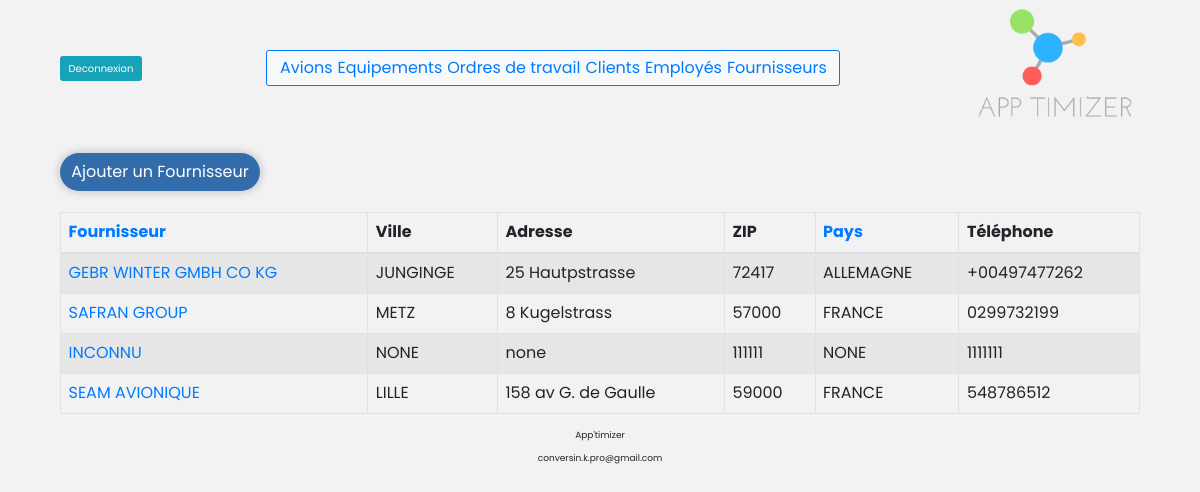
Page /construct/public/index.php?p=supplier&table=supplier (signed in) on the committed database.
### tables this page shows
CREATE TABLE IF NOT EXISTS `supplier` (
  `supplier_id` int(11) NOT NULL AUTO_INCREMENT,
  `name` varchar(255) DEFAULT NULL,
  `adress` varchar(255) NOT NULL,
  `city` varchar(255) NOT NULL,
  `zip_code` int(10) NOT NULL,
  `email` varchar(255) NOT NULL,
  `phone` int(12) NOT NULL,
  `company` varchar(255) NOT NULL,
  `country` varchar(255) NOT NULL,
  `indicatif` varchar(10) DEFAULT NULL,
  PRIMARY KEY (`supplier_id`)
);

### construct/pages/supplier.php (called while the page is built, shortened)
<?php
require '../app/class/functions.php';
require '../app/class/TableHelper.php';
$request = "SELECT * FROM supplier";
try {
  $response = fetchObject($request);
} catch (Exception $e) {
  echo $e -> getMessage(), "\n";
}
$table = new Table($response);
require 'html/supplier.phtml';
?>

### construct/app/class/URLHelper.class.php (called while the page is built, shortened)
<?php
class URLHelper {
    public static function withParams(array $data, array $params): string
    {
        return http_build_query(array_merge($data, $params));
    }
}
?>

### construct/app/class/DB_connect.php (called while the page is built)
<?php
 $dsn = 'mysql:dbname=apptimizer;host=localhost;port=3307';
 $user = 'root';
 $password = '';
 try {
     $pdo = new PDO($dsn, $user, $password, [
            PDO::ATTR_DEFAULT_FETCH_MODE => PDO::FETCH_ASSOC,
            PDO::ATTR_ERRMODE => PDO::ERRMODE_EXCEPTION
            ]);
     $pdo->query('SET NAMES UTF8');
 } catch (PDOException $e) {
     echo 'Connexion échouée : ' . $e->getMessage();
 }
?>

### construct/app/class/functions.php (called while the page is built, shortened)
<?php
function fetchObject($e){
  include 'DB_connect.php';
  $stmt = $pdo->prepare($e);
  $stmt->execute();
  $results = array();
  while ($result = $stmt->fetchObject()){
      $results[] = $result;
  }
  return $results;
};
?>

### construct/pages/html/supplier.phtml (the view)
<div class="button-container">
  <div class="action-button my-2">
    <a href="index.php?p=add_supplier&table=supplier">Ajouter un Fournisseur</a>
  </div>
</div>
<table class="table table-striped table-bordered">
      <?= Table::colTitle([Table::sort('company','Fournisseur',$_GET) ,'Ville', 'Adresse', 'ZIP', Table::sort('country','Pays',$_GET), 'Téléphone']); ?>
  <tbody>
    <?php foreach ($table->getData() as $key => $value): ?>
      <tr>
        <td><a href="index.php?p=focus_supplier&table=supplier&id=<?= $value->supplier_id ?>"><?= $value->company; ?></a></td>
        <td><?= $value->city; ?></td>
        <td><?= $value->adress; ?></td>
        <td><?= $value->zip_code; ?></td>
        <td><?= $value->country; ?></td>
        <td><?= $value->indicatif.$value->phone; ?></td>
      </tr>
    <?php endforeach; ?>
  </tbody>
</table>

### construct/public/css/style.css (style rules this page uses)
* { margin: 0; padding: 0; box-sizing:border-box; font-family: 'Poppins', sans-serif; }
html { font-size: 62.5%; }
body { font-size: 1.6em; width: 90%; margin: auto; background-color: #0000000d; }
a { text-decoration: none; }
.button-container { display: flex; margin: 1em 0; }
.action-button { width: 200px; margin-right: 15px; border: none; border-radius: 25px; box-shadow: 0 0 7px 3px lightgray; padding: 7px; background: #0f539ed6; text-align: center; }
.action-button a { color: white; text-decoration: none; }

### rows in the picture
supplier: company "GEBR WINTER GMBH CO KG", city "JUNGINGE", adress "25 Hautpstrasse", zip_code "72417", country "ALLEMAGNE", indicatif "+0049", phone "7477262"
supplier: company "SAFRAN GROUP", city "METZ", adress "8 Kugelstrass", zip_code "57000", country "FRANCE", indicatif "0", phone "299732199"
supplier: company "INCONNU", city "NONE", adress "none", zip_code "111111", country "NONE", phone "1111111"
supplier: company "SEAM AVIONIQUE", city "LILLE", adress "158 av G. de Gaulle", zip_code "59000", country "FRANCE", phone "548786512"

### other values in the picture
$label "Fournisseur Pays"
$value "Ville Adresse ZIP Téléphone"
